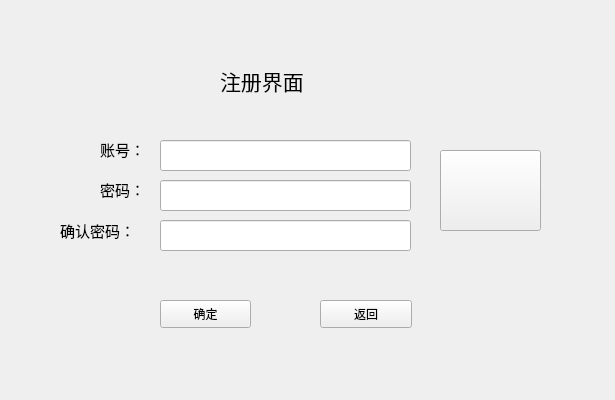
<?xml version="1.0" encoding="UTF-8"?>
<ui version="4.0">
 <class>SignUpWindow</class>
 <widget class="QWidget" name="SignUpWindow">
  <property name="geometry">
   <rect>
    <x>0</x>
    <y>0</y>
    <width>615</width>
    <height>400</height>
   </rect>
  </property>
  <property name="windowTitle">
   <string>Form</string>
  </property>
  <widget class="QLabel" name="title">
   <property name="geometry">
    <rect>
     <x>220</x>
     <y>60</y>
     <width>181</width>
     <height>41</height>
    </rect>
   </property>
   <property name="font">
    <font>
     <family>华文彩云</family>
     <pointsize>16</pointsize>
    </font>
   </property>
   <property name="text">
    <string>注册界面</string>
   </property>
  </widget>
  <widget class="QPushButton" name="picture">
   <property name="geometry">
    <rect>
     <x>440</x>
     <y>150</y>
     <width>101</width>
     <height>81</height>
    </rect>
   </property>
   <property name="text">
    <string/>
   </property>
   <property name="iconSize">
    <size>
     <width>105</width>
     <height>150</height>
    </size>
   </property>
   <property name="checkable">
    <bool>false</bool>
   </property>
  </widget>
  <widget class="QPushButton" name="confirm_Button">
   <property name="geometry">
    <rect>
     <x>160</x>
     <y>300</y>
     <width>91</width>
     <height>28</height>
    </rect>
   </property>
   <property name="text">
    <string>确定</string>
   </property>
  </widget>
  <widget class="QLineEdit" name="accountLine">
   <property name="geometry">
    <rect>
     <x>160</x>
     <y>140</y>
     <width>251</width>
     <height>31</height>
    </rect>
   </property>
  </widget>
  <widget class="QLabel" name="password">
   <property name="geometry">
    <rect>
     <x>100</x>
     <y>180</y>
     <width>69</width>
     <height>19</height>
    </rect>
   </property>
   <property name="font">
    <font>
     <pointsize>11</pointsize>
    </font>
   </property>
   <property name="text">
    <string>密码：</string>
   </property>
  </widget>
  <widget class="QPushButton" name="return_Button">
   <property name="geometry">
    <rect>
     <x>320</x>
     <y>300</y>
     <width>92</width>
     <height>28</height>
    </rect>
   </property>
   <property name="text">
    <string>返回</string>
   </property>
  </widget>
  <widget class="QLineEdit" name="passwordLine">
   <property name="geometry">
    <rect>
     <x>160</x>
     <y>180</y>
     <width>251</width>
     <height>31</height>
    </rect>
   </property>
   <property name="echoMode">
    <enum>QLineEdit::EchoMode::Password</enum>
   </property>
  </widget>
  <widget class="QLabel" name="account">
   <property name="geometry">
    <rect>
     <x>100</x>
     <y>140</y>
     <width>69</width>
     <height>19</height>
    </rect>
   </property>
   <property name="font">
    <font>
     <pointsize>11</pointsize>
    </font>
   </property>
   <property name="text">
    <string>账号：</string>
   </property>
  </widget>
  <widget class="QLineEdit" name="pwdConfirm">
   <property name="geometry">
    <rect>
     <x>160</x>
     <y>220</y>
     <width>251</width>
     <height>31</height>
    </rect>
   </property>
   <property name="echoMode">
    <enum>QLineEdit::EchoMode::Password</enum>
   </property>
  </widget>
  <widget class="QLabel" name="label">
   <property name="geometry">
    <rect>
     <x>60</x>
     <y>220</y>
     <width>81</width>
     <height>20</height>
    </rect>
   </property>
   <property name="font">
    <font>
     <pointsize>11</pointsize>
    </font>
   </property>
   <property name="text">
    <string>确认密码：</string>
   </property>
  </widget>
 </widget>
 <resources/>
 <connections/>
</ui>
